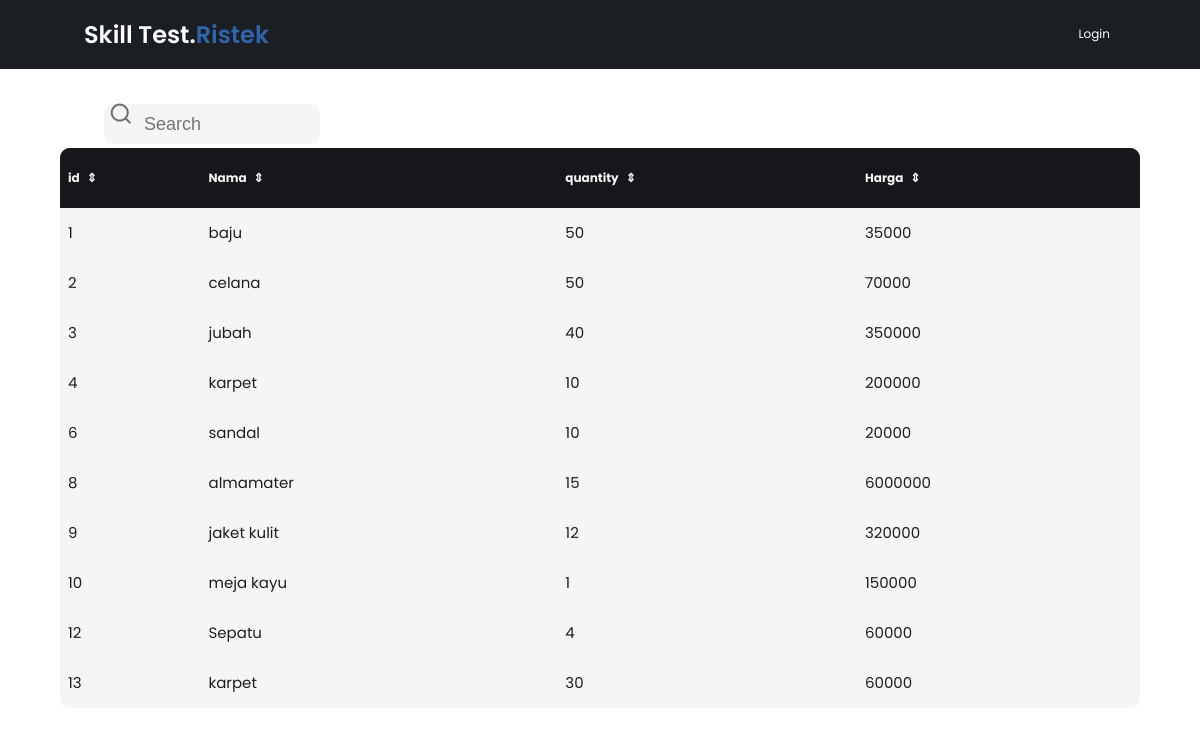
The page / on the database its author committed.
### tables this page shows
CREATE TABLE `inventaris` (
  `id` int(255) NOT NULL,
  `name` varchar(255) NOT NULL,
  `quantity` int(255) NOT NULL,
  `price` int(255) NOT NULL
);

### index.php (the view, shortened to what this page needs)
<?php
include 'koneksi.php';
$ambil = "SELECT * FROM inventaris";
$hasil = mysqli_query($koneksi, $ambil);
$data = array();
if (mysqli_num_rows($hasil) > 0) {
  while ($row = mysqli_fetch_assoc($hasil)) {
    $data[] = $row;
  }
}
?>
<!doctype html>
<html lang="en">
  <head>
  <link rel="stylesheet" href="https://unicons.iconscout.com/release/v4.0.0/css/line.css" />
  <link rel="stylesheet" href="style.css" />
  </head>
  <body>
  <nav class="navbar">
    <a href="index.php" class="navbar-logo">Skill Test.<span>Ristek</span></a>
    <div class="navbar-extra">
      <a href="login.php">Login</a>
    </div>
  </nav>
  <section name="tabel inventaris barang user" class="tabelInventaris">
  <div class="container">
    <div class="input-box">
      <i class="uil uil-search"></i>
      <input type="text" id="searchInput" placeholder="Search here..." />
    </div>
  <table id="data-table" class="table">
   <thead class="">
   <tr>
      <th class="table-header">id</th>
      <th class="alphabet-header">Nama</th>
      <th class="table-header">quantity</th>
      <th class="table-header">Harga</th>
    </tr>
  </thead>
    <tbody id="info-table-body" class="table-content">
      <?php
        foreach ($data as $item) {
          echo '<tr>';
          echo '<td>' . $item['id'] . '</td>';
          echo '<td>' . $item['name'] . '</td>';
          echo '<td>' . $item['quantity'] . '</td>';
          echo '<td>' . $item['price'] . '</td>';
          echo '</tr>';
        }
      ?>
    </tbody>
  </table>
  </div>
  </section>
  </body>
</html>

### style.css (style rules this page uses)
:root { --primary: #3065ac; --bg: #15171b; --bg2:#1b1e23; }
* { margin: 0; padding: 0; box-sizing: border-box; outline: none; border: none; text-decoration:none; }
body { font-family: "Poppins", sans-serif; background-color: white; color: #ffffff; }
.navbar { display: flex; justify-content: space-between; align-items: center; padding: 1.4rem 7%; background-color: #1b1e23; border-bottom: 1px var(--primary); position: fixed; top: 0; left: 0; right: 0; z-index: 9999; }
.navbar .navbar-logo { font-size: 2rem; font-weight: 600; color: #fff; text-decoration: none; }
.navbar .navbar-logo span { color: var(--primary); }
.navbar .navbar-extra a { color: #fff; margin: 0 0.5rem; text-decoration: none; }
.container { color: var(--bg2); background-color: white; width: 90%; text-align: center; }
.tabelInventaris { padding-top: 8rem; display: flex; justify-content: center; align-items: center; }
.table-header { color: whitesmoke; background-color: var(--bg); }
.alphabet-header { color: whitesmoke; background-color: var(--bg); }
.container table { border-spacing: 1; border-collapse: collapse; background-color: whitesmoke; border-radius: 10px; overflow: hidden; width: 100%; margin: 0 auto; position: relative }
table td,table th { padding-left: 8px; text-align: left; }
table thead tr { height: 60px; background: var(--bg2); }
table tbody tr { height: 50px; }
table tbody tr { border: 0 }
tbody tr { font-size: 15px; color: var(--bg2); line-height: 1.2; font-weight: unset }
.input-box { display: flex; position: relative; height: 40px; max-width: 20rem; width: 100%; background: white; margin: 0 20px; border-radius: 8px; margin-bottom: 1rem; }
.input-box i, .input-box .button { position: relative; top: 50%; transform: translateY(-50%); }
.input-box i { left: 2.4rem; font-size: 24px; color: #707070; }
.input-box input { height: 100%; flex: 1; outline: none; font-size: 18px; font-weight: 400; border: none; padding: 0 120px 0 40px; background-color: whitesmoke; border-radius: 10px; }
input, textarea { background-color: #eee; border: none; padding: 12px 15px; margin: 8px 0; width: 100%; font-size: 0.8rem; }
.table thead th { cursor:pointer }
.table thead th:after { padding-left:7px }
.table thead th[data-sort-direction="0"]:after { content:"\21D5" }
@media (max-width: 1366px) { html { font-size: 75%; } }

### rows shown on the page
inventaris: id "1", name "baju", quantity "50", price "35000"
inventaris: id "2", name "celana", quantity "50", price "70000"
inventaris: id "3", name "jubah", quantity "40", price "350000"
inventaris: id "4", name "karpet", quantity "10", price "200000"
inventaris: id "6", name "sandal", quantity "10", price "20000"
inventaris: id "8", name "almamater", quantity "15", price "6000000"
inventaris: id "9", name "jaket kulit", quantity "12", price "320000"
inventaris: id "10", name "meja kayu", quantity "1", price "150000"
inventaris: id "12", name "Sepatu", quantity "4", price "60000"
inventaris: id "13", name "karpet", quantity "30", price "60000"
